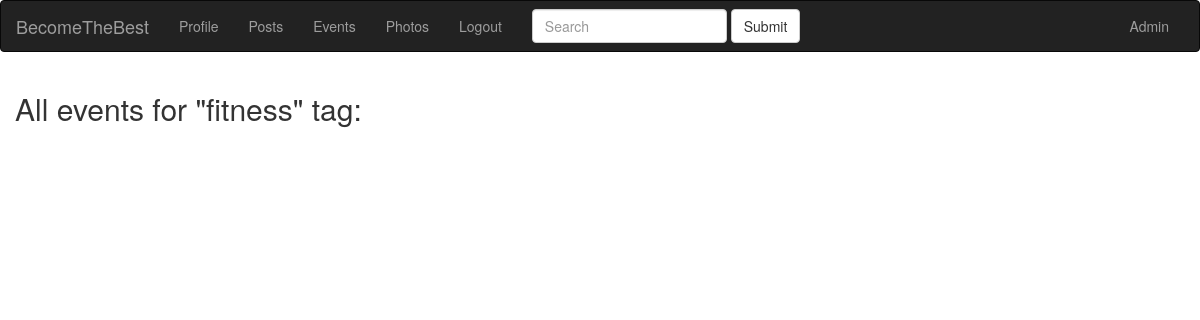
Before: /event/tag/fitness (signed in) with the older database file.
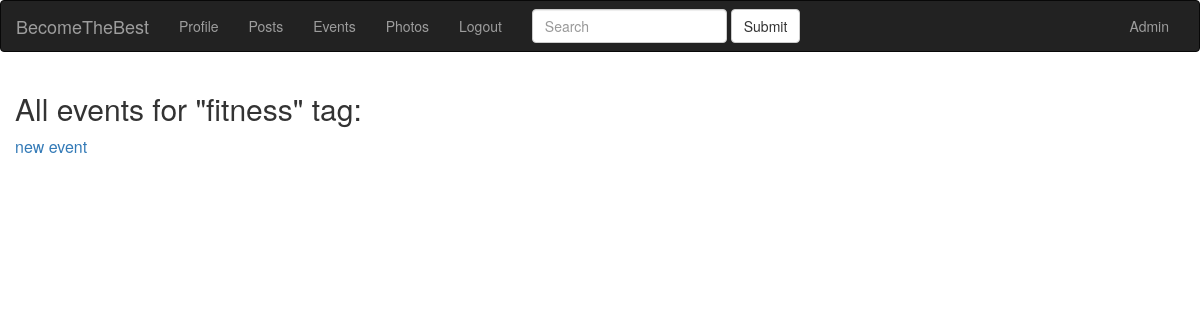
After: the same page with the newer database file.
### app/models.py (models this page shows, shortened)
class Event(db.Model):
    id = db.Column(db.Integer, primary_key=True)
    event_title = db.Column(db.String(140))
    event_body = db.Column(db.Text)
    slug = db.Column(db.String(140), unique=True)
    created = db.Column(db.DateTime, index=True, default=datetime.utcnow)
    event_time = db.Column(db.DateTime)
    event_place = db.Column(db.Text)
    event_geo = db.Column(db.Text)
    event_starter = db.Column(db.Integer, db.ForeignKey('user.id'))
    event_crew = db.Column(db.Text)
    event_level = db.Column(db.Integer)
    tags = db.relationship(
        'Tag', secondary=event_tags, backref=db.backref('events_tags', lazy='dynamic'))

### app/blueprints/events/blueprint.py (the view)
@events.route('/tag/<slug>')
@login_required
def tag_detail(slug):
    tag = Tag.query.filter(Tag.slug==slug).first()
    events = tag.events_tags.all()
    return render_template('events/tag_detail.html', tag=tag, events=events)

### app/models.py (called while the page is built)
@login.user_loader
def load_user(id):
    return User.query.get(int(id))

### app/view.py (called while the page is built)
@app.before_request
def before_request():
    if current_user.is_authenticated:
        current_user.last_seen = datetime.utcnow()
        db.session.commit()

### app/blueprints/events/templates/events/tag_detail.html (shortened to what this page needs)
{% extends 'base.html' %} {% block title %} {{ tag.name }} events {% endblock %} {% block content_title %} All events for "{{ tag.name }}" tag: {% endblock %} {% block content %} {% for event in events %}
<div class="event">
    <a href="{{ url_for('events.event_detail', slug=event.slug) }}">{{ event.event_title }}</a>
</div>
{% endfor %}
{% endblock %}

Changed rows visible on the page:
added Event: event_title "new event"
